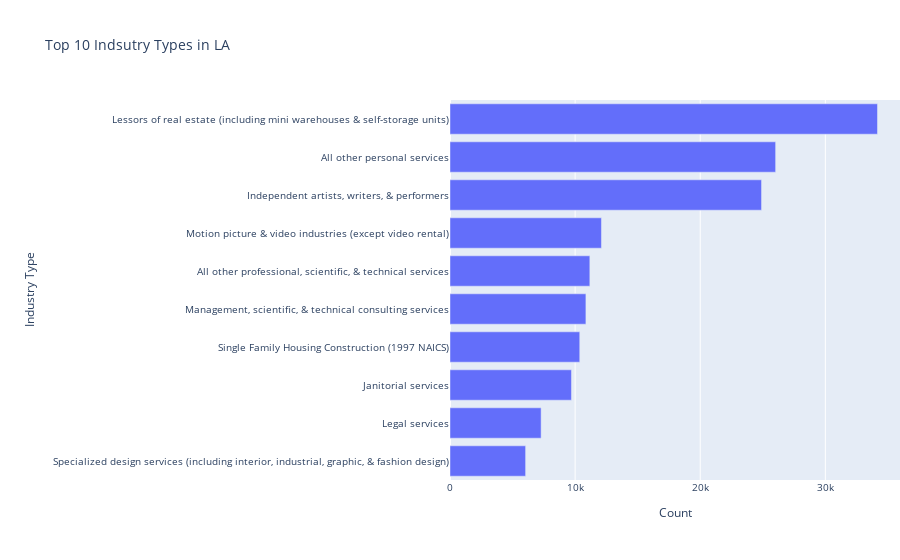

The code cell stored with this chart in its notebook:
### Code cell
fig = px.bar(Asc, #plot
       x='Count',
       y='Industry Type',
       orientation='h',
       title='Top 10 Indsutry Types in LA',)
fig.update_layout( #configure the bar chart
    margin= dict(l=450,r=0),
    font=dict(size=10))
fig

### Figure 1 — Plotly figure (JSON) as saved in the notebook; plotly's stock layout.template omitted (floating-point values rounded to 4 significant figures)
{"data": [{"alignmentgroup": "True", "hovertemplate": "Count=%{x}<br>Industry Type=%{y}<extra></extra>", "legendgroup": "", "marker": {"color": "#636efa"}, "name": "", "offsetgroup": "", "orientation": "h", "showlegend": false, "textposition": "auto", "type": "bar", "x": [6044, 7283, 9708, 10370, 10863, 11177, 12104, 24900, 26026, 34168], "xaxis": "x", "y": ["Specialized design services (including interior, industrial, graphic, & fashion design)", "Legal services", "Janitorial services", "Single Family Housing Construction (1997 NAICS)", "Management, scientific, & technical consulting services", "All other professional, scientific, & technical services", "Motion picture & video industries (except video rental)", "Independent artists, writers, & performers", "All other personal services", "Lessors of real estate (including mini warehouses & self-storage units)"], "yaxis": "y"}], "layout": {"barmode": "relative", "font": {"size": 10}, "legend": {"tracegroupgap": 0}, "margin": {"l": 450, "r": 0}, "title": {"text": "Top 10 Indsutry Types in LA"}, "xaxis": {"anchor": "y", "domain": [0, 1], "title": {"text": "Count"}}, "yaxis": {"anchor": "x", "domain": [0, 1], "title": {"text": "Industry Type"}}}}
